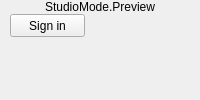
  <widget class="QWidget" name="centralwidget">
   <property name="sizePolicy">
    <sizepolicy hsizetype="Minimum" vsizetype="Minimum">
     <horstretch>0</horstretch>
     <verstretch>0</verstretch>
    </sizepolicy>
   </property>
   <layout class="QHBoxLayout" name="horizontalLayout_5">
    <property name="spacing">
     <number>0</number>
    </property>
    <property name="leftMargin">
     <number>0</number>
    </property>
    <property name="topMargin">
     <number>0</number>
    </property>
    <property name="rightMargin">
     <number>0</number>
    </property>
    <property name="bottomMargin">
     <number>0</number>
    </property>
    <item>
     <layout class="QHBoxLayout" name="horizontalLayout_2">
      <item>
       <layout class="QHBoxLayout" name="previewLayout">
        <property name="spacing">
         <number>2</number>
        </property>
        <property name="sizeConstraint">
         <enum>QLayout::SetDefaultConstraint</enum>
        </property>
        <item>
         <layout class="QVBoxLayout" name="previewTextLayout">
          <property name="spacing">
           <number>0</number>
          </property>
          <item>
           <widget class="QLabel" name="previewLabel">
            <property name="text">
             <string>StudioMode.Preview</string>
            </property>
            <property name="alignment">
             <set>Qt::AlignBottom|Qt::AlignHCenter</set>
            </property>
           </widget>
          </item>
          <item>
           <widget class="OBSBasicPreview" name="preview" native="true">
            <property name="sizePolicy">
             <sizepolicy hsizetype="Expanding" vsizetype="Expanding">
              <horstretch>0</horstretch>
              <verstretch>0</verstretch>
             </sizepolicy>
            </property>
            <property name="minimumSize">
             <size>
              <width>32</width>
              <height>32</height>
             </size>
            </property>
            <property name="focusPolicy">
             <enum>Qt::ClickFocus</enum>
            </property>
            <property name="contextMenuPolicy">
             <enum>Qt::CustomContextMenu</enum>
            </property>
            <widget class="QPushButton" name="authButton">
             <property name="geometry">
              <rect>
               <x>10</x>
               <y>0</y>
               <width>75</width>
               <height>23</height>
              </rect>
             </property>
             <property name="text">
              <string>Sign in</string>
             </property>
            </widget>
            <addaction name="actionRemoveSource"/>
           </widget>
          </item>
         </layout>
        </item>
       </layout>
      </item>
     </layout>
    </item>
   </layout>
  </widget>
